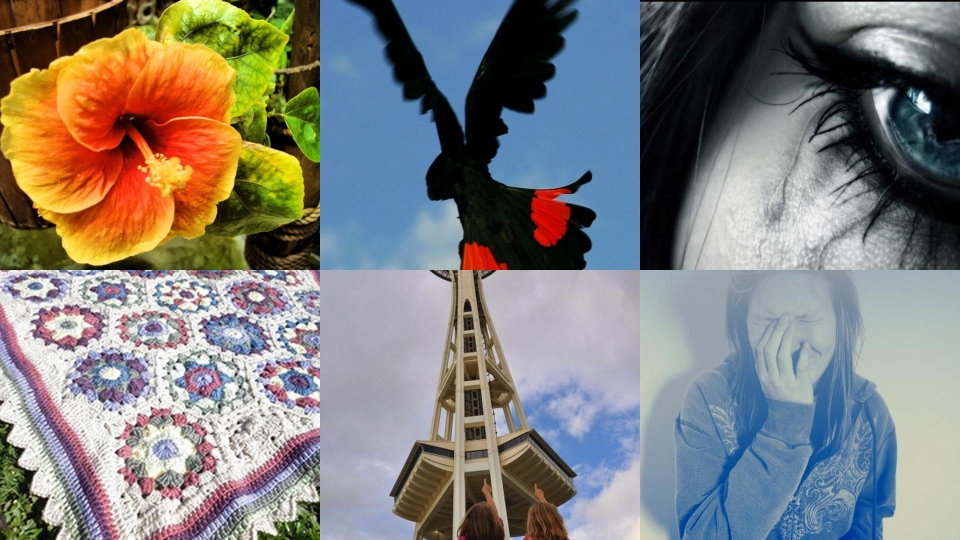
#> input picture images/自然风景/6.jpg, 1920 x 1080 px, found by its file name (shown at 1/2 size)
$ python '灰度.py'
#> lines starting #> are read from the running program, lines starting #| are printed output that depends on the picture; long printed decimals are rounded
from PIL import Image
import numpy as np

# 路径到图片文件
image_path = r'C:\Users\Lhtooo\Desktop\生理信号分析\code\data\6.jpg'

# 定义感兴趣区域 (AOI) 的边界
aoi_bounds = {
    "anger": [0, 640, 0, 540],
    "disgust": [640, 1280, 0, 540],
    "fear": [1280, 1920, 0, 540],
    "joy": [0, 640, 540, 1080],
    "sadness": [640, 1280, 540, 1080],
    "surprise": [1280, 1920, 540, 1080]
}

# 打开图片并转换为灰度
img = Image.open(image_path).convert('L')
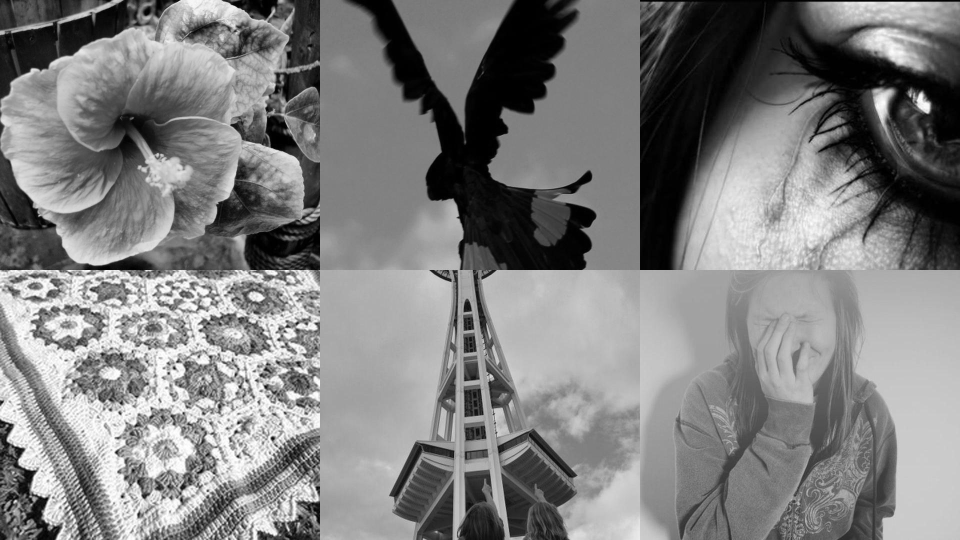
#> img: PIL image 1920x1080 L (shown at 1/2 size); min 0, max 255, mean 127.1

# 初始化灰度矩阵
gray_matrix = np.zeros(len(aoi_bounds))

# 计算每个区域的平均灰度并存储到矩阵
for idx, (name, bounds) in enumerate(aoi_bounds.items()):
    # 提取每个区域的像素
    box = (bounds[0], bounds[2], bounds[1], bounds[3])  # 左，上，右，下
    region = img.crop(box)

    # 计算平均灰度
    mean_gray = sum(region.getdata()) / (region.size[0] * region.size[1])

    # 保存到矩阵
    gray_matrix[idx] = mean_gray

    # 打印结果
    print(f"{name} area average gray level: {mean_gray:.2f}")
#> this loop made 6 passes
#> mean_gray on passes 1 to 6: 110.9, 93.28, 88.1, 168.9, 150.6, 150.8
#| anger area average gray level: 110.92
#| disgust area average gray level: 93.28
#| fear area average gray level: 88.10
#| joy area average gray level: 168.91
#| sadness area average gray level: 150.60
#| surprise area average gray level: 150.83
#> pass 1, `region = img.crop(box)`:
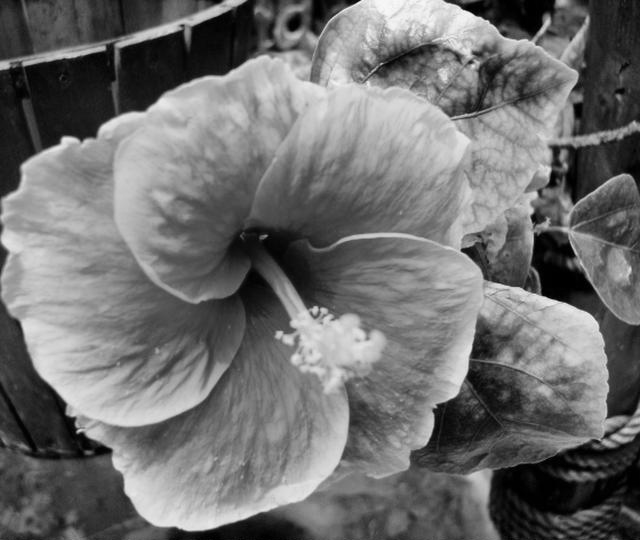
#> region: PIL image 640x540 L; min 0, max 249, mean 110.9
#> pass 2, `region = img.crop(box)`:
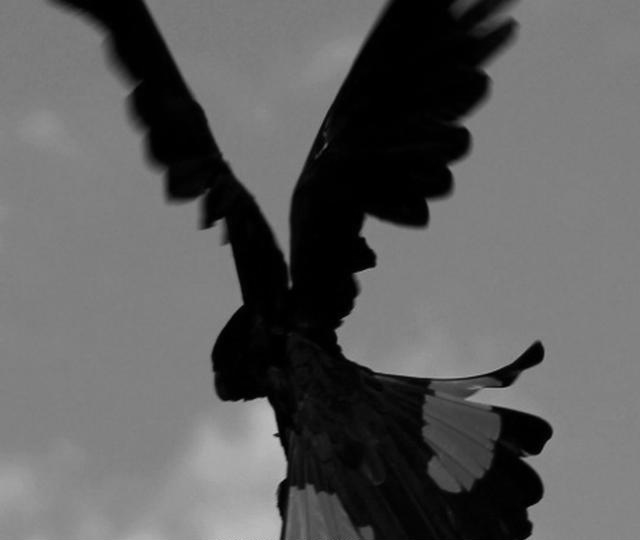
#> region: PIL image 640x540 L; min 0, max 196, mean 93.3
#> pass 3, `region = img.crop(box)`:
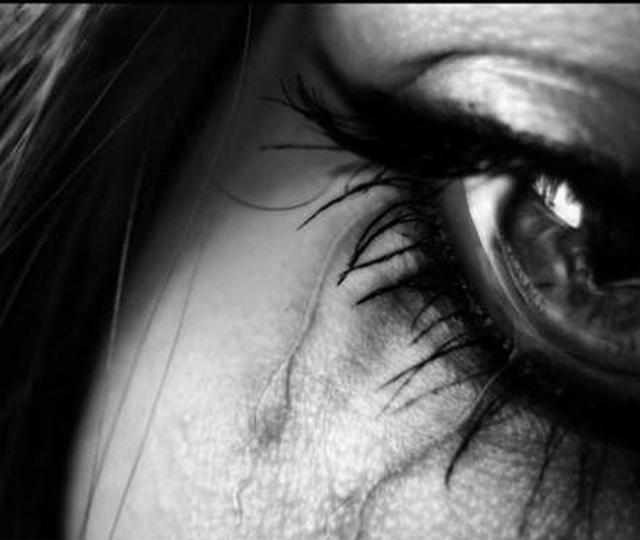
#> region: PIL image 640x540 L; min 0, max 255, mean 88.1
#> after the loop, gray_matrix = [110.9, 93.28, 88.1, 168.9, 150.6, 150.8]

# 打印完整的灰度矩阵
print("Gray level matrix:")
print(gray_matrix)
#| [110.920  93.282  88.098 168.915 150.597
#|  150.827]

$ run again, with images/自然风景/1.jpg copied over images/自然风景/6.jpg
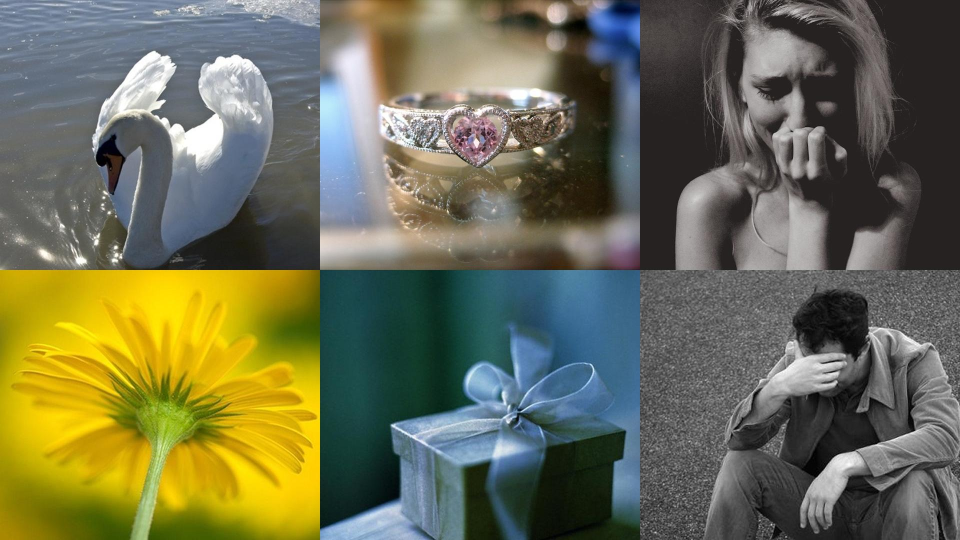
#> input picture images/自然风景/1.jpg, 1920 x 1080 px, found by its file name (shown at 1/2 size)
#> the loop `for idx, (name, bounds) in enumerate(aoi_bounds.items()):` made 6 passes
#> mean_gray on passes 1 to 6: 114.6, 122.6, 72.9, 157.4, 76.49, 91.43
#> (printed output is left out)
#> pass 1, `region = img.crop(box)`:
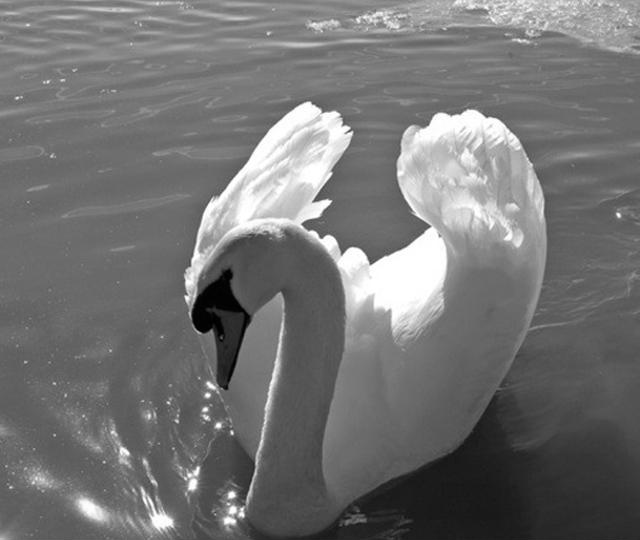
#> region: PIL image 640x540 L; min 0, max 255, mean 114.6
#> pass 3, `region = img.crop(box)`:
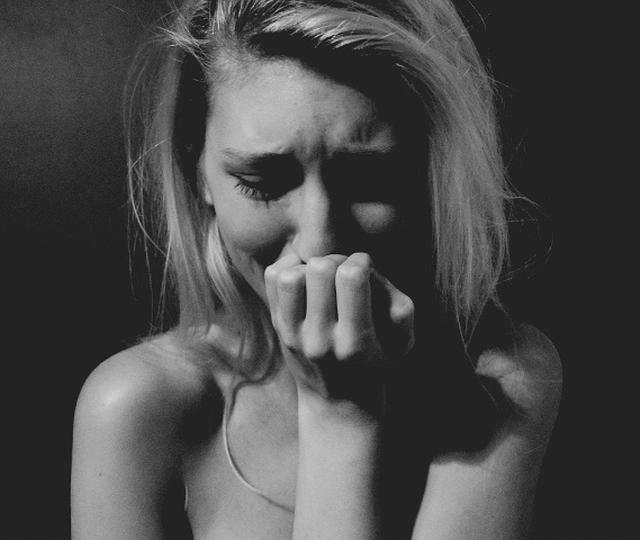
#> region: PIL image 640x540 L; min 1, max 224, mean 72.9
#> after the loop `for idx, (name, bounds) in enumerate(aoi_bounds.items()):`: gray_matrix = [114.6, 122.6, 72.9, 157.4, 76.49, 91.43]
#| [114.642 122.569  72.900 157.356  76.493
#|   91.430 ]

$ run again, with images/自然风景/10.jpg copied over images/自然风景/6.jpg
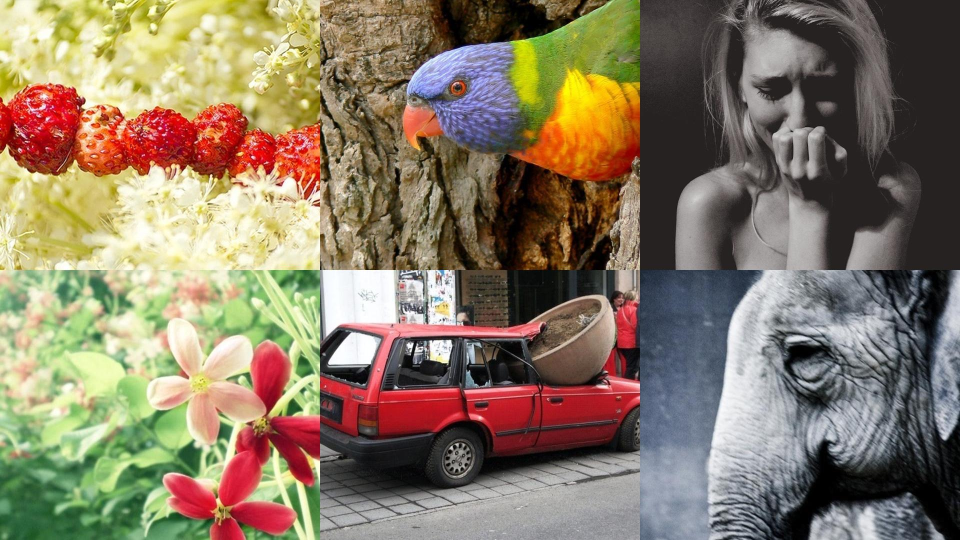
#> input picture images/自然风景/10.jpg, 1920 x 1080 px, found by its file name (shown at 1/2 size)
#> the loop `for idx, (name, bounds) in enumerate(aoi_bounds.items()):` made 6 passes
#> mean_gray on passes 1 to 6: 181.3, 103.2, 72.9, 165.3, 104.9, 112.8
#> (printed output is left out)
#> pass 1, `region = img.crop(box)`:
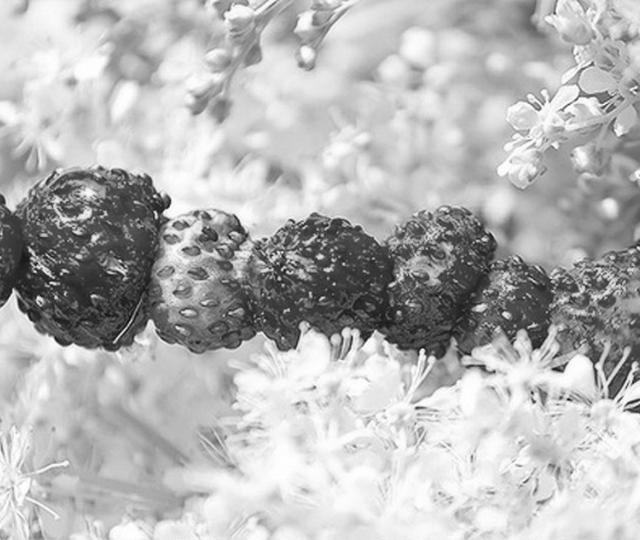
#> region: PIL image 640x540 L; min 15, max 255, mean 181.3
#> pass 3, `region = img.crop(box)`:
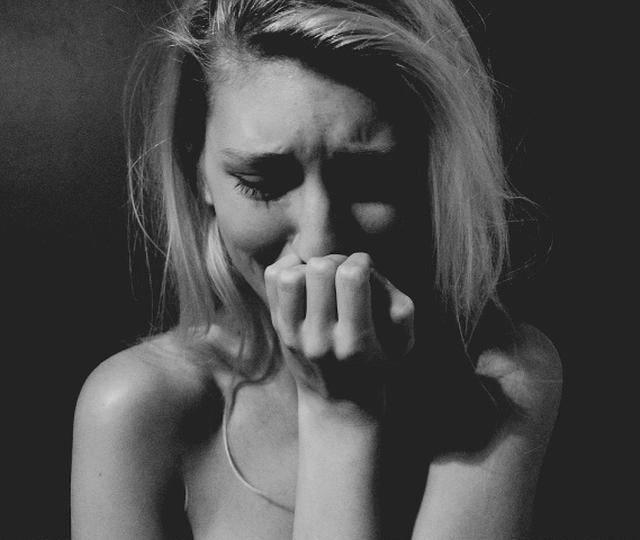
#> region: PIL image 640x540 L; min 1, max 224, mean 72.9
#> after the loop `for idx, (name, bounds) in enumerate(aoi_bounds.items()):`: gray_matrix = [181.3, 103.2, 72.9, 165.3, 104.9, 112.8]
#| [181.271 103.179  72.900  165.348  104.917
#|  112.834]

$ run again, with images/自然风景/11.jpg copied over images/自然风景/6.jpg
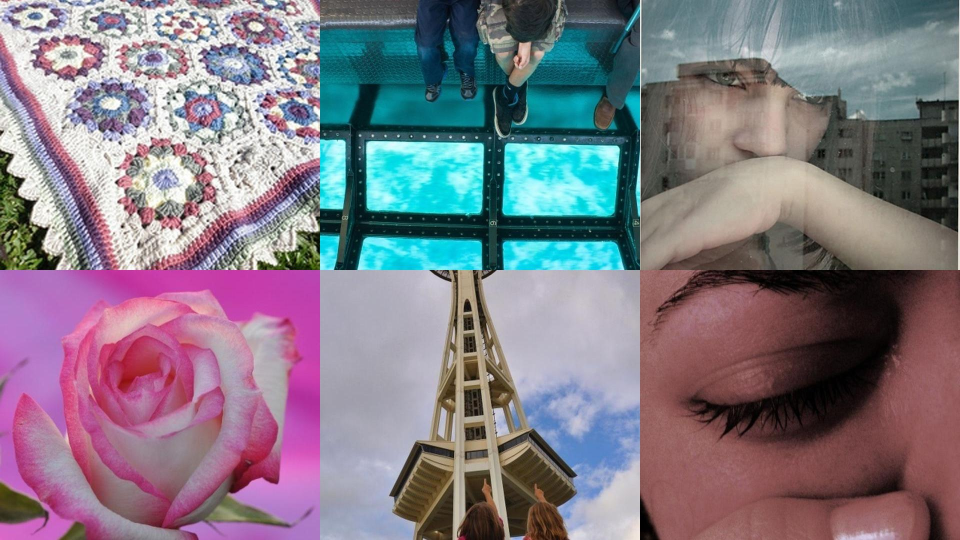
#> input picture images/自然风景/11.jpg, 1920 x 1080 px, found by its file name (shown at 1/2 size)
#> the loop `for idx, (name, bounds) in enumerate(aoi_bounds.items()):` made 6 passes
#> mean_gray on passes 1 to 6: 168.9, 100.9, 121.7, 129.8, 150.6, 77.98
#> (printed output is left out)
#> pass 1, `region = img.crop(box)`:
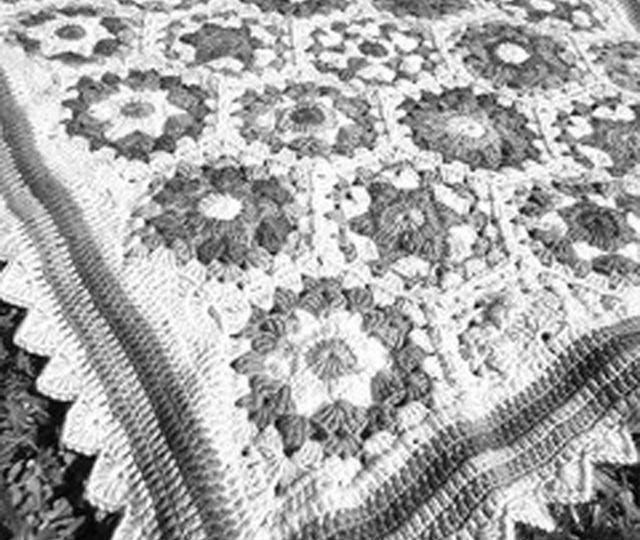
#> region: PIL image 640x540 L; min 1, max 255, mean 168.9
#> pass 3, `region = img.crop(box)`:
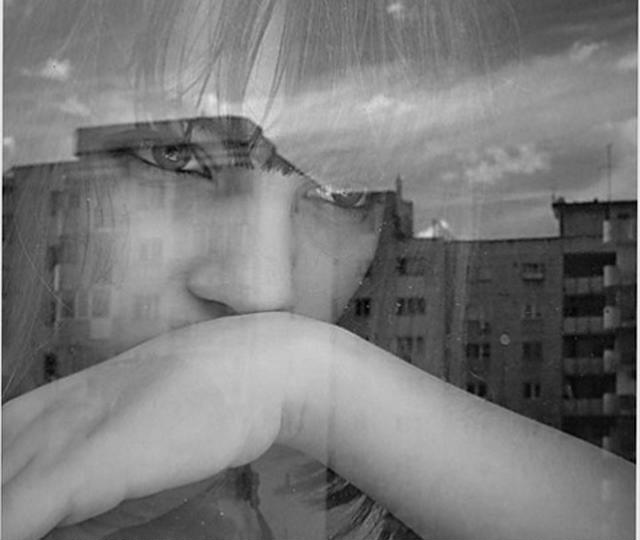
#> region: PIL image 640x540 L; min 1, max 247, mean 121.7
#> after the loop `for idx, (name, bounds) in enumerate(aoi_bounds.items()):`: gray_matrix = [168.9, 100.9, 121.7, 129.8, 150.6, 77.98]
#| [168.936 100.896 121.749 129.835 150.596
#|   77.979]
